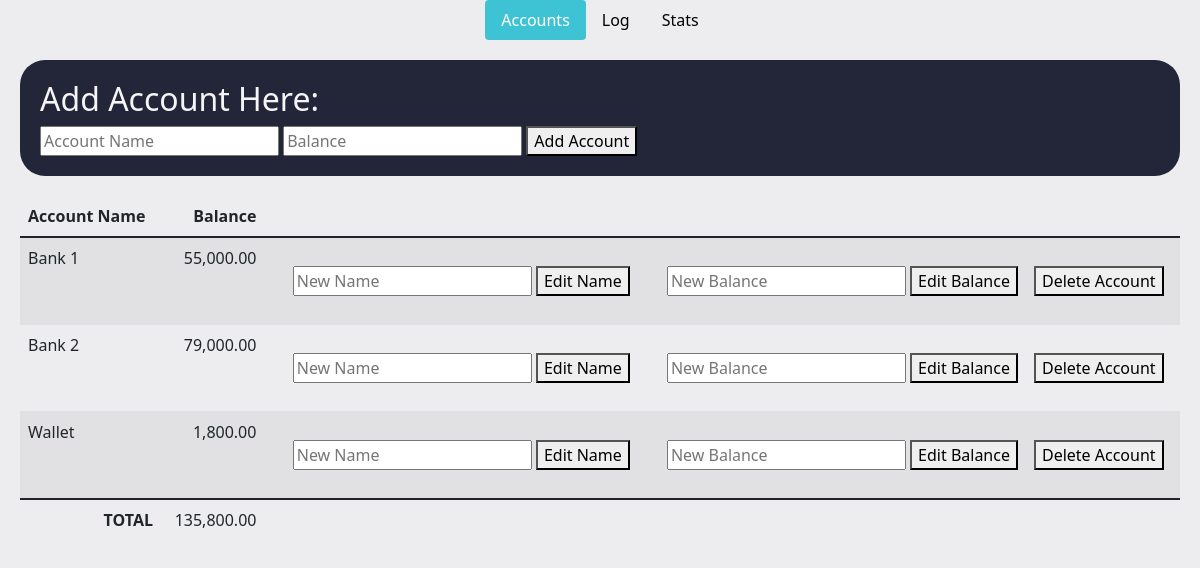
The page / on the database its author committed.
### tables this page shows
CREATE TABLE accounts (id INTEGER, account_name TEXT, balance NUMERIC, PRIMARY KEY(id));

### app.py (the view)
@app.route("/")
def accounts():
    accounts = db.execute("SELECT * FROM accounts")
    total = 0
    for row in accounts:
        account_name = row["account_name"]
        balance = row["balance"]
        total += balance
        row["balance"] = numeric(balance)
    total = numeric(total)
    return render_template("accounts.html", accounts=accounts, total=total)

### app.py (called while the page is built)
def numeric(value):
    return f"{value:,.2f}"

### templates/accounts.html (shortened to what this page needs)
{% extends "layout.html" %}
{% block nav %}
    <nav class="nav nav-pills justify-content-center">
        <a class="nav-link active" aria-current="page" href="/">Accounts</a>
        <a class="nav-link" href="/log">Log</a>
        <a class="nav-link" href="/stats">Stats</a>
    </nav>
{% endblock %}
{% block body %}
    <div id="add_account">
        <form action="/add_account" method="post">
            <h2>Add Account Here:</h2>
            <input name="accountname" placeholder="Account Name" type="text">
            <input name="balance" placeholder="Balance" type="number" step="0.01">
            <button id="add_account_btn">Add Account</button>
        </form>
    </div>
    <div>
        <table id="account_table" class="table table-striped">
            <thead>
                <tr>
                    <th class="text-start">Account Name</th>
                    <th class="text-end">Balance</th>
                </tr>
            </thead>
            <tbody>
                {% for row in accounts %}
                    <tr>
                        <td class="text-start">{{ row["account_name"] }}</td>
                        <td class="text-end">{{ row["balance"] }}</td>
                        <td class="text-end">
                            <form action="/edit_account_name" method="post">
                                <div class="form-group">
                                    <input autocomplete="off" name="newname" placeholder="New Name" type="text">
                                    <button class="edit_account_name_btn" type="submit">Edit Name</button>
                                </div>
                            </form>
                        </td>
                        <td class="text-end">
                            <form action="/edit_account_balance" method="post">
                                <div class="form-group">
                                    <input autocomplete="off" name="newbalance" placeholder="New Balance" type="number" step="0.01">
                                    <button class="edit_account_balance_btn" type="submit">Edit Balance</button>
                                </div>
                            </form>
                        </td>
                        <td>
                            <form action="/delete_account" method="post">
                                <div class="form-group">
                                    <button class="delete_account_btn" type="submit">Delete Account</button>
                                </div>
                            </form>
                        </td>
                    </tr>
                {% endfor %}
            </tbody>
            <tfoot>
                <tr>
                    <td class="border-0 fw-bold text-end" colspan="1">TOTAL</td>
                    <td class="border-0 w-bold text-end">{{ total }}</td>
                </tr>
            </tfoot>
        </table>
    </div>
{% endblock %}

### static/styles.css (style rules this page uses)
.nav-link { color: black; }
.nav-pills .nav-link.active { background-color: #3EC3D5; color: white; }
body { background-color:#EDEDEF; margin-left: 20px; margin-right: 20px; }
div { margin-top: 20px; margin-bottom: 20px; }
#add_account { display: flex; justify-content: start; align-items: center; background-color: #232539; color: #F5F5F5; padding-top: 20px; padding-bottom: 20px; padding-left: 20px; border-radius: 25px; }

### rows shown on the page
accounts: account_name "Bank 1", balance "55,000.00"
accounts: account_name "Bank 2", balance "79,000.00"
accounts: account_name "Wallet", balance "1,800.00"

### other values the page prints
{{ total }} "135,800.00"
